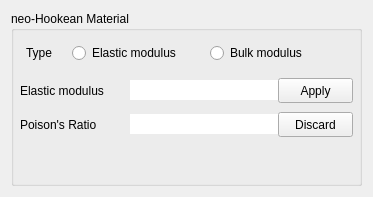
        <widget class="QWidget" name="neo">
         <layout class="QVBoxLayout" name="verticalLayout_10">
          <item>
           <widget class="QGroupBox" name="groupBox_5">
            <property name="title">
             <string>neo-Hookean Material</string>
            </property>
            <layout class="QVBoxLayout" name="verticalLayout_9">
             <property name="spacing">
              <number>9</number>
             </property>
             <property name="leftMargin">
              <number>6</number>
             </property>
             <property name="topMargin">
              <number>6</number>
             </property>
             <property name="rightMargin">
              <number>6</number>
             </property>
             <property name="bottomMargin">
              <number>6</number>
             </property>
             <item>
              <layout class="QHBoxLayout" name="horizontalLayout_9">
               <property name="spacing">
                <number>9</number>
               </property>
               <property name="leftMargin">
                <number>6</number>
               </property>
               <property name="topMargin">
                <number>6</number>
               </property>
               <property name="rightMargin">
                <number>6</number>
               </property>
               <property name="bottomMargin">
                <number>6</number>
               </property>
               <item>
                <widget class="QLabel" name="label_7">
                 <property name="text">
                  <string>Type</string>
                 </property>
                </widget>
               </item>
               <item>
                <spacer name="horizontalSpacer_18">
                 <property name="orientation">
                  <enum>Qt::Horizontal</enum>
                 </property>
                 <property name="sizeType">
                  <enum>QSizePolicy::Fixed</enum>
                 </property>
                 <property name="sizeHint" stdset="0">
                  <size>
                   <width>10</width>
                   <height>20</height>
                  </size>
                 </property>
                </spacer>
               </item>
               <item>
                <widget class="QRadioButton" name="selectNeoElastic">
                 <property name="text">
                  <string>Elastic modulus</string>
                 </property>
                </widget>
               </item>
               <item>
                <spacer name="horizontalSpacer_19">
                 <property name="orientation">
                  <enum>Qt::Horizontal</enum>
                 </property>
                 <property name="sizeType">
                  <enum>QSizePolicy::Fixed</enum>
                 </property>
                 <property name="sizeHint" stdset="0">
                  <size>
                   <width>20</width>
                   <height>20</height>
                  </size>
                 </property>
                </spacer>
               </item>
               <item>
                <widget class="QRadioButton" name="selectNeoBulk">
                 <property name="text">
                  <string>Bulk modulus</string>
                 </property>
                </widget>
               </item>
               <item>
                <spacer name="horizontalSpacer_20">
                 <property name="orientation">
                  <enum>Qt::Horizontal</enum>
                 </property>
                 <property name="sizeHint" stdset="0">
                  <size>
                   <width>40</width>
                   <height>20</height>
                  </size>
                 </property>
                </spacer>
               </item>
              </layout>
             </item>
             <item>
              <layout class="QHBoxLayout" name="horizontalLayout_10">
               <property name="spacing">
                <number>0</number>
               </property>
               <property name="leftMargin">
                <number>0</number>
               </property>
               <property name="topMargin">
                <number>0</number>
               </property>
               <property name="rightMargin">
                <number>0</number>
               </property>
               <property name="bottomMargin">
                <number>0</number>
               </property>
               <item>
                <widget class="QLabel" name="neoLabel">
                 <property name="minimumSize">
                  <size>
                   <width>100</width>
                   <height>0</height>
                  </size>
                 </property>
                 <property name="maximumSize">
                  <size>
                   <width>100</width>
                   <height>16777215</height>
                  </size>
                 </property>
                 <property name="text">
                  <string>Elastic modulus</string>
                 </property>
                </widget>
               </item>
               <item>
                <spacer name="horizontalSpacer_21">
                 <property name="orientation">
                  <enum>Qt::Horizontal</enum>
                 </property>
                 <property name="sizeType">
                  <enum>QSizePolicy::Fixed</enum>
                 </property>
                 <property name="sizeHint" stdset="0">
                  <size>
                   <width>10</width>
                   <height>20</height>
                  </size>
                 </property>
                </spacer>
               </item>
               <item>
                <widget class="QLineEdit" name="dataNeoModulus">
                 <property name="frame">
                  <bool>false</bool>
                 </property>
                </widget>
               </item>
               <item>
                <widget class="QPushButton" name="neoApply">
                 <property name="minimumSize">
                  <size>
                   <width>75</width>
                   <height>25</height>
                  </size>
                 </property>
                 <property name="maximumSize">
                  <size>
                   <width>75</width>
                   <height>16777215</height>
                  </size>
                 </property>
                 <property name="text">
                  <string>Apply</string>
                 </property>
                </widget>
               </item>
              </layout>
             </item>
             <item>
              <layout class="QHBoxLayout" name="horizontalLayout_11">
               <property name="spacing">
                <number>0</number>
               </property>
               <property name="leftMargin">
                <number>0</number>
               </property>
               <property name="topMargin">
                <number>0</number>
               </property>
               <property name="rightMargin">
                <number>0</number>
               </property>
               <property name="bottomMargin">
                <number>0</number>
               </property>
               <item>
                <widget class="QLabel" name="label_9">
                 <property name="minimumSize">
                  <size>
                   <width>100</width>
                   <height>0</height>
                  </size>
                 </property>
                 <property name="maximumSize">
                  <size>
                   <width>100</width>
                   <height>16777215</height>
                  </size>
                 </property>
                 <property name="text">
                  <string>Poison's Ratio</string>
                 </property>
                </widget>
               </item>
               <item>
                <spacer name="horizontalSpacer_22">
                 <property name="orientation">
                  <enum>Qt::Horizontal</enum>
                 </property>
                 <property name="sizeType">
                  <enum>QSizePolicy::Fixed</enum>
                 </property>
                 <property name="sizeHint" stdset="0">
                  <size>
                   <width>10</width>
                   <height>20</height>
                  </size>
                 </property>
                </spacer>
               </item>
               <item>
                <widget class="QLineEdit" name="dataNeoPoison">
                 <property name="frame">
                  <bool>false</bool>
                 </property>
                </widget>
               </item>
               <item>
                <widget class="QPushButton" name="btnNeoDiscard">
                 <property name="minimumSize">
                  <size>
                   <width>75</width>
                   <height>25</height>
                  </size>
                 </property>
                 <property name="maximumSize">
                  <size>
                   <width>75</width>
                   <height>16777215</height>
                  </size>
                 </property>
                 <property name="text">
                  <string>Discard</string>
                 </property>
                </widget>
               </item>
              </layout>
             </item>
             <item>
              <spacer name="verticalSpacer_3">
               <property name="orientation">
                <enum>Qt::Vertical</enum>
               </property>
               <property name="sizeHint" stdset="0">
                <size>
                 <width>20</width>
                 <height>40</height>
                </size>
               </property>
              </spacer>
             </item>
            </layout>
           </widget>
          </item>
         </layout>
        </widget>
